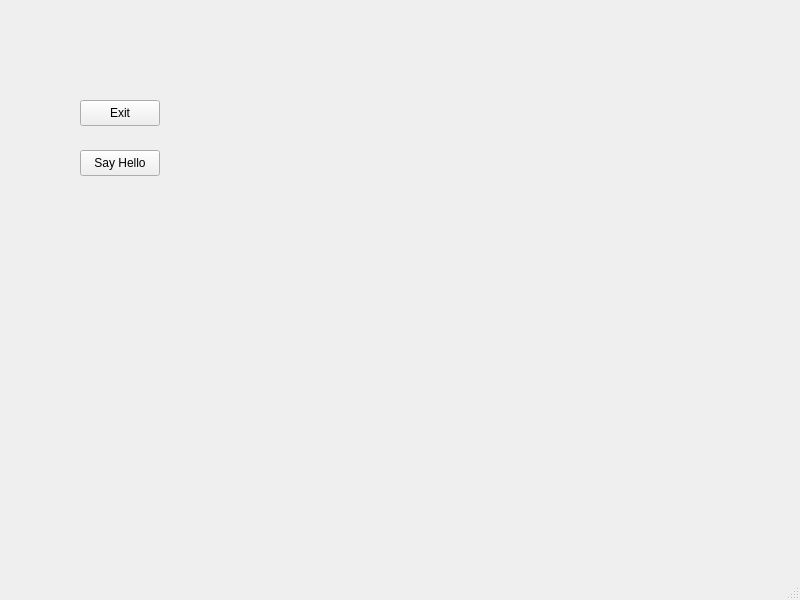
<?xml version="1.0" encoding="UTF-8"?>
<ui version="4.0">
 <class>MainWindow</class>
 <widget class="QMainWindow" name="MainWindow">
  <property name="geometry">
   <rect>
    <x>0</x>
    <y>0</y>
    <width>800</width>
    <height>600</height>
   </rect>
  </property>
  <property name="windowTitle">
   <string>MainWindow</string>
  </property>
  <widget class="QWidget" name="centralwidget">
   <widget class="QPushButton" name="btn_exit">
    <property name="geometry">
     <rect>
      <x>80</x>
      <y>100</y>
      <width>80</width>
      <height>26</height>
     </rect>
    </property>
    <property name="text">
     <string>Exit</string>
    </property>
   </widget>
   <widget class="QPushButton" name="btn_say_hello">
    <property name="geometry">
     <rect>
      <x>80</x>
      <y>150</y>
      <width>80</width>
      <height>26</height>
     </rect>
    </property>
    <property name="text">
     <string>Say Hello</string>
    </property>
   </widget>
   <widget class="QLabel" name="lbl_display">
    <property name="geometry">
     <rect>
      <x>180</x>
      <y>150</y>
      <width>161</width>
      <height>21</height>
     </rect>
    </property>
    <property name="text">
     <string/>
    </property>
   </widget>
  </widget>
  <widget class="QMenuBar" name="menubar">
   <property name="geometry">
    <rect>
     <x>0</x>
     <y>0</y>
     <width>800</width>
     <height>23</height>
    </rect>
   </property>
  </widget>
  <widget class="QStatusBar" name="statusbar"/>
 </widget>
 <resources/>
 <connections/>
</ui>
